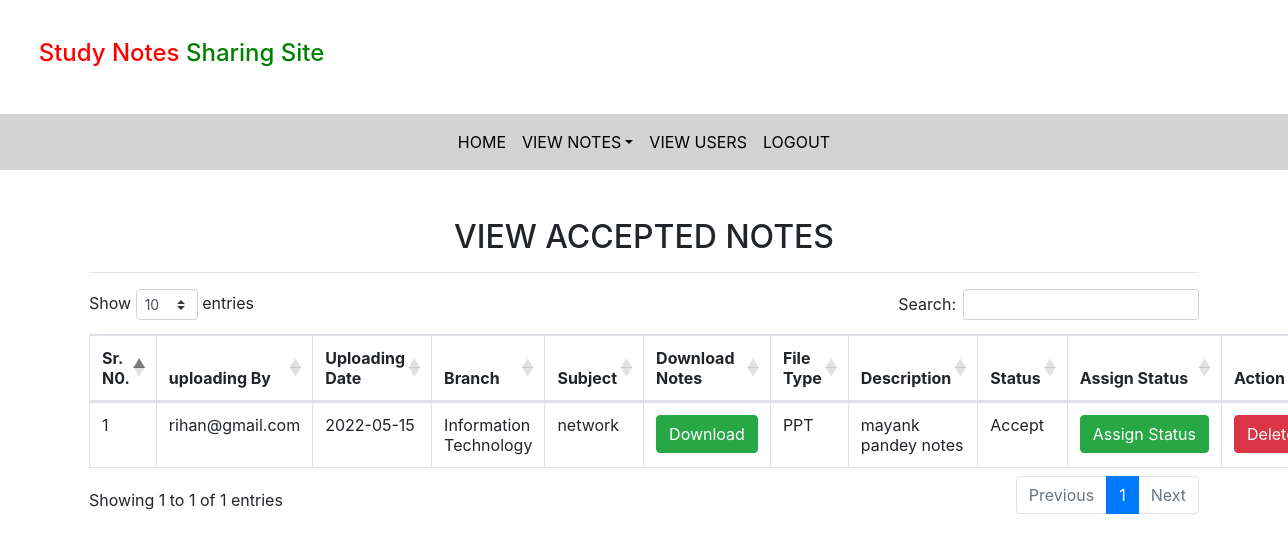
Page /accepted_notes (signed in) on the committed database.
### notes/models.py (models this page shows, shortened)
class Notes(models.Model):
    user = models.ForeignKey(User, on_delete=models.CASCADE)
    uploadingdate = models.CharField(max_length=30)
    branch = models.CharField(max_length=30)
    subject = models.CharField(max_length=30,)
    notesfile = models.FileField(null=True)
    filetype = models.CharField(max_length=30,)
    description = models.CharField(max_length=200, null=True)
    status=models.CharField(max_length=15,)

### notes/views.py (the view)
# urls.py: path('accepted_notes',accepted_notes,name='accepted_notes'),
def accepted_notes(request):
    if not request.user.is_authenticated:
        return redirect('login_admin')
    notes = Notes.objects.filter(status = "Accept")
    d = {'notes':notes}
    return render(request,'accepted_notes.html',d)

### notes/templates/accepted_notes.html (shortened to what this page needs)
{% extends 'admin_nav.html' %}
{% load static %}
{% block body %}
<link rel="stylesheet" href="https://cdnjs.cloudflare.com/ajax/libs/twitter-bootstrap/4.5.2/css/bootstrap.css">
<link rel="stylesheet" href="https://cdn.datatables.net/1.10.24/css/dataTables.bootstrap4.min.css">
<div class="container mt-5">
    <h2 class="text-center">VIEW ACCEPTED NOTES</h2>
    <HR>
    <table class="table table-bordered" id="example">
       <thead>
           <tr>
               <th>Sr. N0.</th>
               <th>uploading By</th>
               <th>Uploading Date</th>
               <th>Branch</th>
               <th>Subject</th>
               <th>Download Notes</th>
               <th>File Type</th>
               <th>Description</th>
               <th>Status</th>
               <th>Assign Status</th>
               <th>Action</th>
           </tr>
       </thead>
       <tbody>
           {% for i in notes %}
           <tr>
               <td>{{forloop.counter}}</td>
               <td>{{i.user.username}}</td>
               <td>{{i.uploadingdate}}</td>
               <td>{{i.branch}}</td>
               <td>{{i.subject}}</td>
               <td><a href="{{i.notesfile.url}}" class="btn btn-success" download>Download</a></td>
               <td>{{i.filetype}}</td>
               <td>{{i.description}}</td>
               <td>{{i.status}}</td>
               <td><a href="{% url 'assign_status' i.id %}" class = "btn btn-success">Assign&nbsp;Status</a></td>
               <td><a href="{% url 'delete_notes' i.id %}" class = "btn btn-danger" onclick="return confirm('Are you sure?')">Delete</a></td>
           </tr>
           {% endfor %}
       </tbody>
   </table>
</div>
{% endblock %}

### rows in the picture
Notes: user.username "rihan@gmail.com", uploadingdate "2022-05-15", branch "Information Technology", subject "network", filetype "PPT", description "mayank pandey notes", status "Accept"
